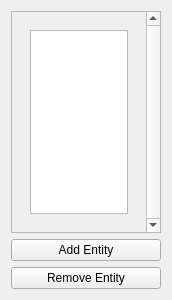
<?xml version="1.0" encoding="UTF-8"?>
<ui version="4.0">
 <class>Hyerarchy</class>
 <widget class="QWidget" name="Hyerarchy">
  <property name="geometry">
   <rect>
    <x>0</x>
    <y>0</y>
    <width>172</width>
    <height>300</height>
   </rect>
  </property>
  <property name="windowTitle">
   <string>Form</string>
  </property>
  <layout class="QVBoxLayout" name="verticalLayout">
   <item>
    <widget class="QScrollArea" name="scrollArea">
     <property name="verticalScrollBarPolicy">
      <enum>Qt::ScrollBarAlwaysOn</enum>
     </property>
     <property name="widgetResizable">
      <bool>true</bool>
     </property>
     <widget class="QWidget" name="scrollAreaWidgetContents">
      <property name="geometry">
       <rect>
        <x>0</x>
        <y>0</y>
        <width>135</width>
        <height>222</height>
       </rect>
      </property>
      <layout class="QVBoxLayout" name="verticalLayout_2">
       <item>
        <widget class="HyerarchyWidget" name="hyerarchyWidget" native="true">
         <layout class="QVBoxLayout" name="verticalLayout_3">
          <item>
           <widget class="QListWidget" name="listWidget"/>
          </item>
         </layout>
        </widget>
       </item>
      </layout>
     </widget>
    </widget>
   </item>
   <item>
    <widget class="QPushButton" name="buttonAddEntity">
     <property name="text">
      <string>Add Entity</string>
     </property>
    </widget>
   </item>
   <item>
    <widget class="QPushButton" name="buttonRemoveEntity">
     <property name="text">
      <string>Remove Entity</string>
     </property>
    </widget>
   </item>
  </layout>
 </widget>
 <customwidgets>
  <customwidget>
   <class>HyerarchyWidget</class>
   <extends>QWidget</extends>
   <header>hyerarchywidget.h</header>
   <container>1</container>
  </customwidget>
 </customwidgets>
 <resources/>
 <connections/>
</ui>
